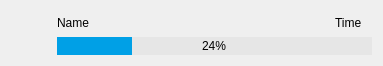
<?xml version="1.0" encoding="UTF-8"?>
<ui version="4.0">
 <class>ExeItemWidget</class>
 <widget class="QWidget" name="ExeItemWidget">
  <property name="geometry">
   <rect>
    <x>0</x>
    <y>0</y>
    <width>383</width>
    <height>66</height>
   </rect>
  </property>
  <property name="maximumSize">
   <size>
    <width>16777215</width>
    <height>80</height>
   </size>
  </property>
  <property name="windowTitle">
   <string>Form</string>
  </property>
  <layout class="QHBoxLayout" name="horizontalLayout_2">
   <item>
    <widget class="QLabel" name="labelIcon">
     <property name="minimumSize">
      <size>
       <width>40</width>
       <height>40</height>
      </size>
     </property>
     <property name="maximumSize">
      <size>
       <width>40</width>
       <height>40</height>
      </size>
     </property>
     <property name="text">
      <string/>
     </property>
     <property name="scaledContents">
      <bool>true</bool>
     </property>
    </widget>
   </item>
   <item>
    <layout class="QVBoxLayout" name="verticalLayout">
     <property name="spacing">
      <number>2</number>
     </property>
     <item>
      <layout class="QHBoxLayout" name="horizontalLayout">
       <property name="rightMargin">
        <number>10</number>
       </property>
       <item>
        <widget class="QLabel" name="labelName">
         <property name="text">
          <string>Name</string>
         </property>
        </widget>
       </item>
       <item>
        <spacer name="horizontalSpacer">
         <property name="orientation">
          <enum>Qt::Orientation::Horizontal</enum>
         </property>
         <property name="sizeHint" stdset="0">
          <size>
           <width>40</width>
           <height>20</height>
          </size>
         </property>
        </spacer>
       </item>
       <item>
        <widget class="QLabel" name="labelTime">
         <property name="text">
          <string>Time</string>
         </property>
        </widget>
       </item>
      </layout>
     </item>
     <item>
      <widget class="QProgressBar" name="progressBar">
       <property name="minimumSize">
        <size>
         <width>0</width>
         <height>0</height>
        </size>
       </property>
       <property name="maximumSize">
        <size>
         <width>16777215</width>
         <height>18</height>
        </size>
       </property>
       <property name="styleSheet">
        <string notr="true">QProgressBar{
        border: none;
        text-align: center;
		color: black;
		background: rgb(230,230,230);
}
QProgressBar::chunk {
        border: none;
        background: rgb(0, 160, 230);
}
</string>
       </property>
       <property name="value">
        <number>24</number>
       </property>
       <property name="textVisible">
        <bool>true</bool>
       </property>
       <property name="textDirection">
        <enum>QProgressBar::Direction::TopToBottom</enum>
       </property>
      </widget>
     </item>
    </layout>
   </item>
  </layout>
 </widget>
 <resources/>
 <connections/>
</ui>
